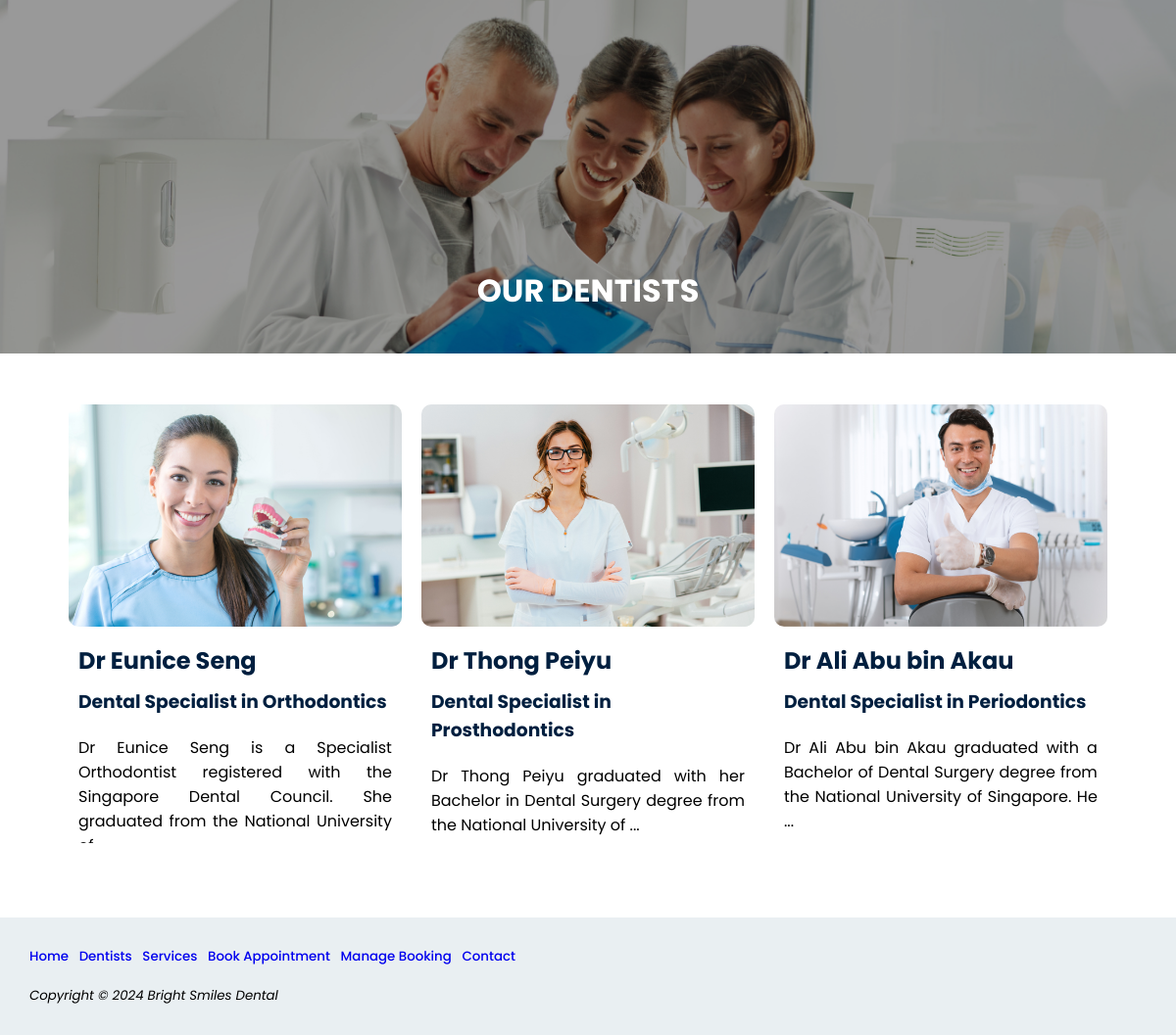
The app's page /Dentists/dentists.php with its own data.
### tables this page shows
CREATE TABLE `dentists` (
  `dentist_id` int(11) NOT NULL,
  `dentist_name` varchar(64) DEFAULT NULL,
  `dentist_email` varchar(64) DEFAULT NULL,
  `dentist_password` varchar(64) DEFAULT NULL,
  `dentist_description` text DEFAULT NULL,
  `dentist_image` varchar(64) DEFAULT NULL
);

### Dentists/dentists.php (the view, shortened to what this page needs)
<!DOCTYPE html>
<html lang="en">
<head>
<link rel="stylesheet" href="../styles.css">
</head>
<body>
<div id="wrapper">
    <div id="dentist_content">
        <div id="dentist">
            <img class="img_filter" src="../Assets/dental_team.png">
            <div class="bottom_centered"><h1>OUR DENTISTS</h1></div>
        </div>
        <div class="container">
        <?php
        include '../dbconnect.php';
        $sql = "SELECT dentist_id, dentist_name, dentist_image, dentist_description FROM dentists";
        $result = $conn->query($sql);
        if ($result->num_rows > 0) {
            while ($row = $result->fetch_assoc()) {
            $description = $row['dentist_description'];
            preg_match('/<h3>(.*?)<\/h3>/', $description, $matches);
            $title = $matches[1] ?? '';
            $bio = preg_replace('/<h3>.*?<\/h3>/', '', $description);
            $words = explode(' ', strip_tags($bio));
            $bioPreview = implode(' ', array_slice($words, 0, 20)) . ' ...';
                echo '<div class="box-dentist">';
                echo '<a href="dentist_bio.php?dentist_id=' . htmlspecialchars($row['dentist_id']) . '">';
                echo '<img src="../Assets/' . htmlspecialchars($row['dentist_image']) . '" width="400px" alt="' . htmlspecialchars($row['dentist_name']) . '"><br>';
                echo '<h2>' . htmlspecialchars($row['dentist_name']) . '</h2>';
                echo "<h3>$title</h3>";
                echo '<div class="dentist-desc">' ;
                echo "<p>$bioPreview</p>";
                echo '</div>';
                echo '</a>';
                echo '</div>';
            }
        } else {
            echo '<p>No services found.</p>';
        }
        ?>
    </div>
    </div>
    <div id="footer"></div>
</div>
</body>
</html>

### styles.css (style rules this page uses)
body { margin:0px; width: 100%; font-family: 'Poppins', sans-serif; display: flex; justify-content: center; align-items: center; }
h2 { margin-block-start: 0.2em; margin-block-end: 0.2em; }
h3 { margin-block-start: 0.2em; margin-block-end: 0.2em; }
#wrapper { background-color:#FFFFFF; min-width:850px; width: 100%; font-family: "Poppins"; }
.container { padding: 20px; display: flex; flex-wrap: wrap; width: 90%; margin: auto; align-items: flex-start; }
.box, .box-dentist { height: auto; }
.box-dentist { padding: 5px; margin: 20px 5px; overflow: hidden; text-align: justify; width: calc(33.33% - 10px); box-sizing: border-box; display:block; }
.box-dentist a { text-decoration: none; color: #001F3F; }
.box-dentist h2 { margin: 10px; text-align: left; }
.box-dentist h3 { margin: 10px; text-align: left; }
.box-dentist p { margin: 10px; text-align: justify; }
.box-dentist img { width: 100%; height: auto; border-radius: 10px; }
.dentist-desc { display: -webkit-box; display: flex; -webkit-box-orient: vertical; overflow: hidden; line-clamp: 3; max-height:10em; text-overflow: ellipsis; margin: 2px 0px; color: #000000; text-align: left; height: 120px; }
#dentist { position: relative; }
.img_filter { width:100%; filter: brightness(60%); }
.bottom_centered { position: absolute; bottom: 20px; left: 50%; transform: translateX(-50%); text-align: center; color: #FFFFFF; padding: 5px 50px 5px 50px; }

### records on screen
dentists: dentist_image (picture), dentist_name "Dr Eunice Seng", title "Dental Specialist in Orthodontics", dentist_description "Dr Eunice Seng is a Specialist Orthodontist registered with the Singapore Dental Council. She graduated from the National University…"
dentists: dentist_image (picture), dentist_name "Dr Thong Peiyu", title "Dental Specialist in Prosthodontics", dentist_description "Dr Thong Peiyu graduated with her Bachelor in Dental Surgery degree from the National University of ..."
dentists: dentist_image (picture), dentist_name "Dr Ali Abu bin Akau", title "Dental Specialist in Periodontics", dentist_description "Dr Ali Abu bin Akau graduated with a Bachelor of Dental Surgery degree from the National University of Singapore. He ..."
